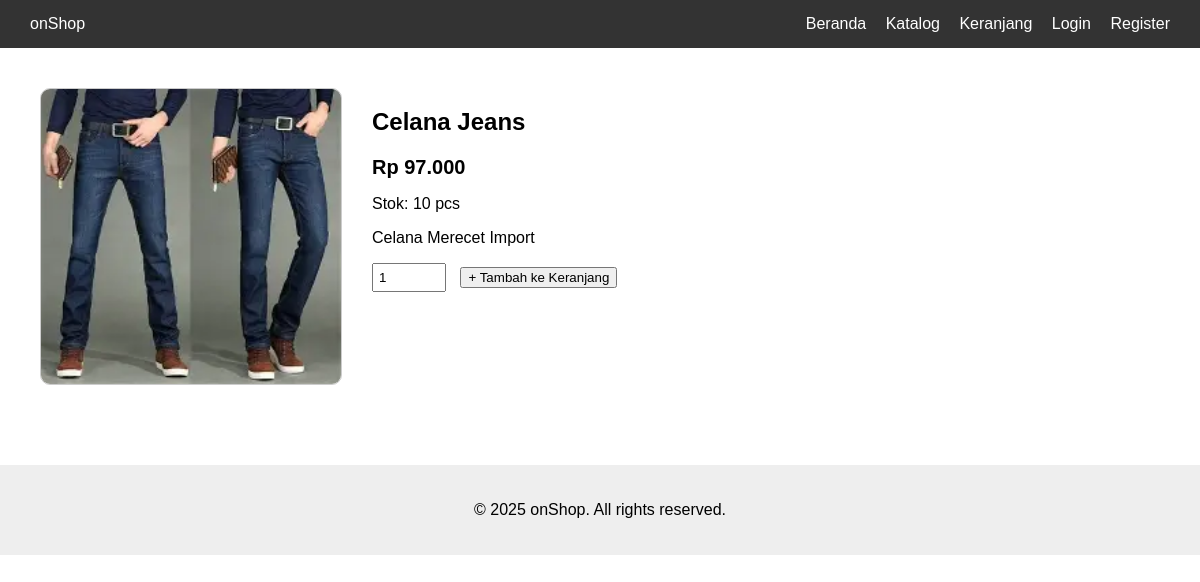
/produk.php?id=7, run on the app's committed database.
### tables this page shows
CREATE TABLE `produk` (
  `id` int(11) NOT NULL,
  `nama` varchar(100) NOT NULL,
  `harga` int(11) NOT NULL,
  `deskripsi` text DEFAULT NULL,
  `gambar` varchar(255) DEFAULT NULL,
  `stok` int(11) DEFAULT 0,
  `diskon` int(11) DEFAULT 0,
  `kategori` varchar(50) NOT NULL
);

### produk.php (the view, shortened to what this page needs)
<?php
include 'koneksi.php';
$loggedIn = false;
$id = isset($_GET['id']) ? (int)$_GET['id'] : 0;
$query = mysqli_query($conn, "SELECT * FROM produk WHERE id = $id");
$produk = mysqli_fetch_assoc($query);
?>
<!DOCTYPE html>
<html lang="id">
<head>
    <link rel="stylesheet" href="assets/css/style.css">
</head>
<body>
<header>
    <div class="navbar">
        <div class="logo">onShop</div>
        <nav>
            <a href="index.php">Beranda</a>
            <a href="katalog.php">Katalog</a>
            <a href="keranjang.php">Keranjang</a>
            <?php if ($loggedIn): ?>
                <a href="riwayat.php">Riwayat</a>
                <a href="logout.php" class="btn">Logout</a>
            <?php else: ?>
                <a href="login.php" class="btn">Login</a>
                <a href="register.php" class="btn">Register</a>
            <?php endif; ?>
        </nav>
    </div>
</header>
<section class="detail-produk">
    <div class="container">
        <div class="produk-detail">
            <img src="assets/img/<?= $produk['gambar']; ?>" alt="<?= $produk['nama']; ?>">
            <div class="info">
                <h2><?= $produk['nama']; ?></h2>
                <p class="harga">
                    <?php if ($produk['diskon'] > 0): ?>
                        <del>Rp <?= number_format($produk['harga'], 0, ',', '.'); ?></del><br>
                        <strong>
                            Rp <?= number_format($produk['harga'] - ($produk['harga'] * $produk['diskon'] / 100), 0, ',', '.'); ?>
                        </strong>
                    <?php else: ?>
                        <strong>Rp <?= number_format($produk['harga'], 0, ',', '.'); ?></strong>
                    <?php endif; ?>
                </p>
                <p>Stok: <?= $produk['stok']; ?> pcs</p>
                <p><?= nl2br($produk['deskripsi']); ?></p>
                <form action="keranjang_tambah.php" method="post">
                    <input type="number" name="jumlah" value="1" min="1" max="<?= $produk['stok']; ?>">
                    <button type="submit" class="btn">+ Tambah ke Keranjang</button>
                </form>
            </div>
        </div>
    </div>
</section>
<footer>
    <p>&copy; 2025 onShop. All rights reserved.</p>
</footer>
</body>
</html>

### assets/css/style.css (style rules this page uses)
body { font-family: Arial, sans-serif; margin: 0; padding: 0; }
.navbar { background-color: #333; color: white; display: flex; justify-content: space-between; padding: 15px 30px; align-items: center; }
.navbar a { color: white; text-decoration: none; margin-left: 15px; }
footer { background-color: #eee; text-align: center; padding: 20px; margin-top: 40px; }
.detail-produk { padding: 40px; }
.produk-detail { display: flex; gap: 30px; align-items: flex-start; }
.produk-detail img { width: 300px; height: auto; border: 1px solid #ccc; border-radius: 10px; }
.produk-detail .info { max-width: 500px; }
.produk-detail .harga { font-size: 20px; margin: 15px 0; }
.produk-detail form input[type="number"] { width: 60px; padding: 5px; margin-right: 10px; }

### data on the page
produk: gambar (picture), nama "Celana Jeans", harga "97.000", stok "10", deskripsi "Celana Merecet Import"
